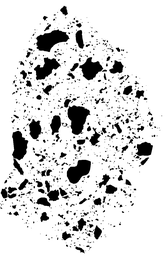
#> input picture groundTruth.tif, 165 x 256 px, shrunk from 794 x 1230 before the run
$ python create_ground_truth.py
#> lines starting #> are read from the running program, lines starting #| are printed output that depends on the picture
import cv2
import numpy as np
import operator
from pprint import pprint as pp

img = cv2.imread("./groundTruth.tif")
#> img is the input picture: shape (256, 165, 3); min 0, max 255, mean 216.6
originalImage = cv2.imread("./originalImage.tif")
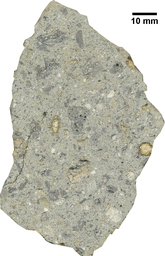
#> input picture originalImage.tif, 165 x 256 px, shrunk from 794 x 1230 before the run
#> originalImage is the input picture: shape (256, 165, 3); mean B, G, R 187.2, 197.7, 198
gray_image = cv2.cvtColor(originalImage, cv2.COLOR_BGR2GRAY)
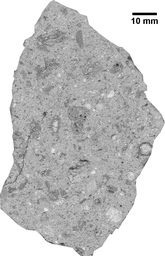
#> gray_image: shape (256, 165); min 0, max 255, mean 196.6
print(img.dtype)
#| uint8

rows, cols, channels = img.shape
#> rows = 256; cols = 165; channels = 3

n = 7
offset = int(n/2)

for row in range(offset, rows - offset):
    for col in range(offset, cols - offset):
        gtArea = img[row-offset:row+offset+1, col-offset:col+offset+1, 0]
        area = originalImage[row-offset:row+offset+1, col-offset:col+offset+1, :]
        gray_area = gray_image[row-offset:row+offset+1, col-offset:col+offset+1]

        unique, counts = np.unique(gray_area, return_counts=True)
        dict_gray_counts = dict(zip(unique, counts))
        gray_label = max(dict_gray_counts.items(), key=operator.itemgetter(1))[0]


        unique, counts = np.unique(gtArea, return_counts=True)
        dict_counts = dict(zip(unique, counts))
        label = max(dict_counts.items(), key=operator.itemgetter(1))[0]
        if gray_label == 0 or gray_label == 255:
            print("skipped")
        else:
            if label == 255:
                print("matrix")
                cv2.imwrite("./train{}x{}/matrix/{}_{}.png".format(n, n, int(row), int(col)), area)
            else:
                print("clast")
                cv2.imwrite("./train{}x{}/clast/{}_{}.png".format(n, n, int(row), int(col)), area)
